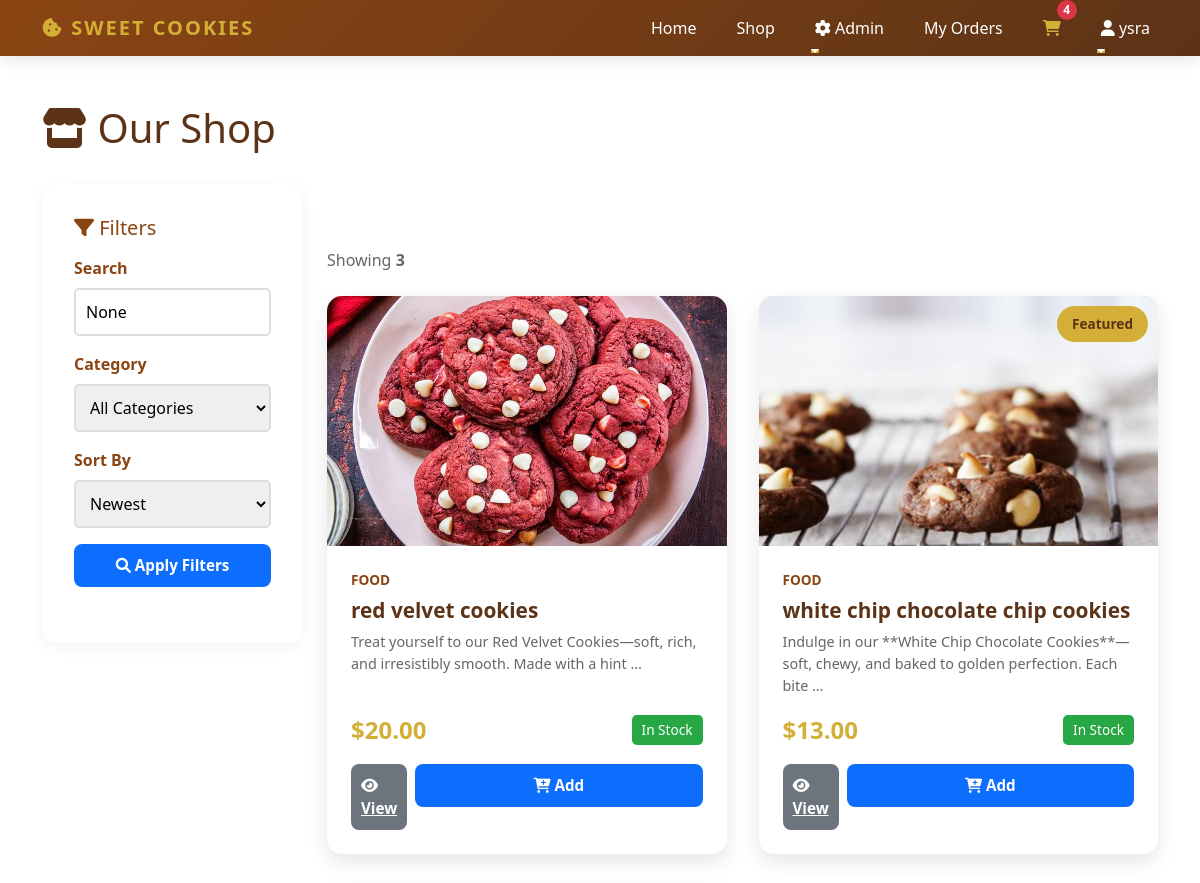
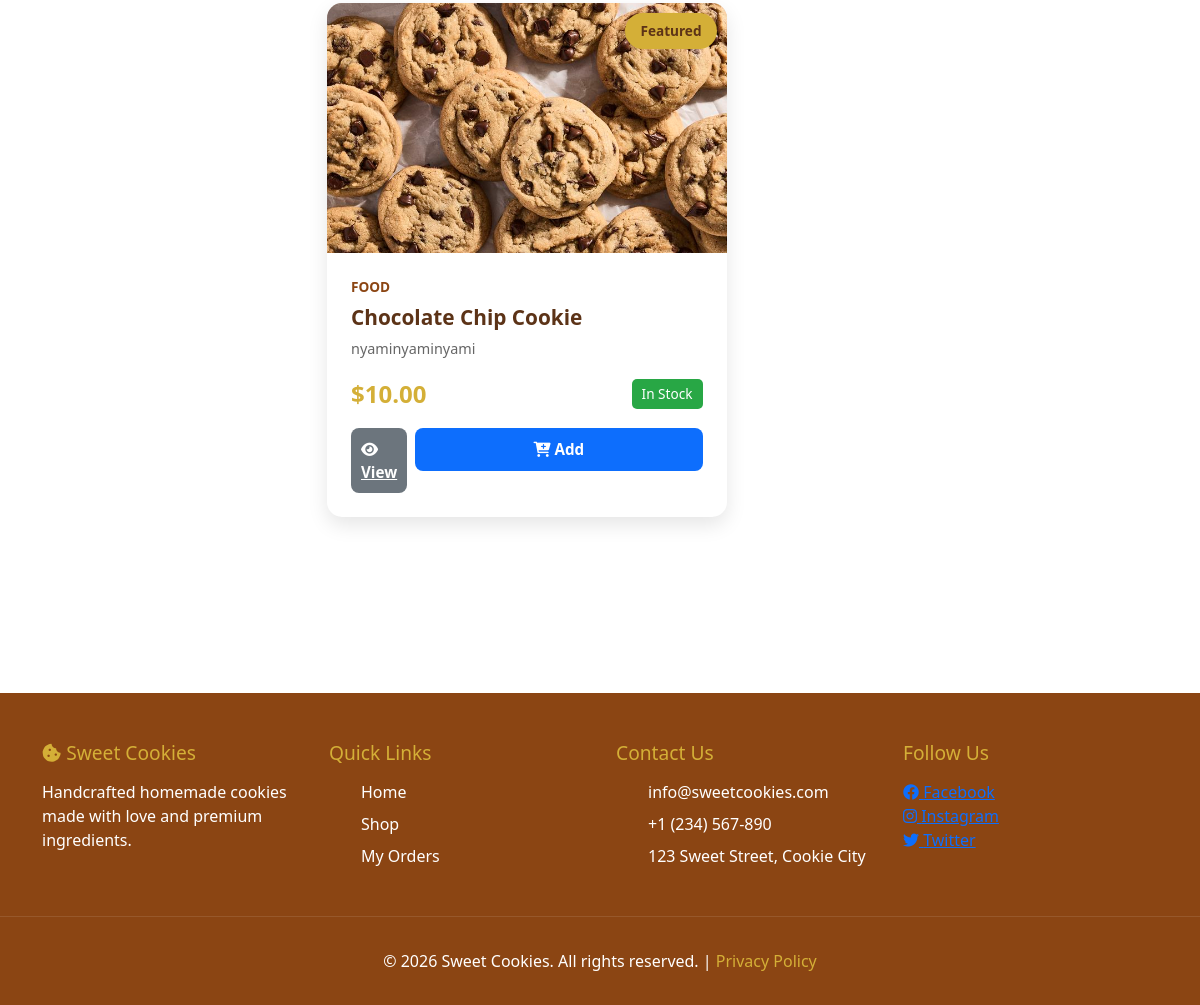
/shop/ (signed in), run on the app's committed database (2 pictures, top to bottom).
### homepage/models.py (models this page shows, shortened)
class Product(models.Model):
    SHAPE_CHOICES = (
        ('round', 'Round'),
        ('square', 'Square'),
        ('heart', 'Heart'),
        ('custom', 'Custom'),
    )
    name = models.CharField(max_length=200)
    category = models.ForeignKey(Category, on_delete=models.CASCADE, related_name='products')
    description = models.TextField()
    price = models.DecimalField(max_digits=10, decimal_places=2, validators=[MinValueValidator(Decimal('0.01'))])
    image = models.ImageField(upload_to='products/', blank=True, null=True)
    stock = models.IntegerField(default=0, validators=[MinValueValidator(0)])
    shape = models.CharField(max_length=20, choices=SHAPE_CHOICES, default='round')
    ingredients = models.TextField(help_text="List main ingredients")
    allergens = models.CharField(max_length=500, blank=True, help_text="e.g., Contains peanuts, dairy")
    created_at = models.DateTimeField(auto_now_add=True)
    updated_at = models.DateTimeField(auto_now=True)
    is_featured = models.BooleanField(default=False)
    class Meta:
        ordering = ['-created_at']
    @property
    def is_in_stock(self):
        return self.stock > 0

class Category(models.Model):
    name = models.CharField(max_length=200, unique=True)
    description = models.TextField(blank=True)
    class Meta:
        verbose_name_plural = 'Categories'

### homepage/views.py (the view)
# urls.py: path('shop/', views.shop, name='shop'),
def shop(request):
    products = Product.objects.all()
    categories = Category.objects.all()
    category_id = request.GET.get('category')
    if category_id:
        products = products.filter(category_id=category_id)
    sort_by = request.GET.get('sort', '-created_at')
    if sort_by in ['name', '-name', 'price', '-price', 'created_at', '-created_at']:
        products = products.order_by(sort_by)
    search_query = request.GET.get('search')
    if search_query:
        products = products.filter(name__icontains=search_query)
    context = {
        'products': products,
        'categories': categories,
        'selected_category': category_id,
        'search_query': search_query
    }
    return render(request, 'homepage/shop.html', context)

### homepage/models.py (called while the page is built)
    def get_item_count(self):
        return sum(item.quantity for item in self.items.all())

### homepage/templates/homepage/shop.html (shortened to what this page needs)
{% extends 'homepage/base.html' %}
{% load static %}
{% block content %}
    <div class="container my-5">
        <h1 style="color: #5C3317; margin-bottom: 2rem;">
            <i class="fas fa-store"></i> Our Shop
        </h1>
        <div class="row">
            <div class="col-md-3 mb-4">
                <div class="filter-section">
                    <h5 style="color: #8B4513; margin-bottom: 1rem;">
                        <i class="fas fa-filter"></i> Filters
                    </h5>
                    <form method="GET" action="{% url 'shop' %}" class="filter-group">
                        <label class="filter-label">Search</label>
                        <input type="text" name="search" class="filter-select" placeholder="Search cookies..." value="{{ search_query }}">
                        <label class="filter-label" style="margin-top: 1rem;">Category</label>
                        <select name="category" class="filter-select">
                            <option value="">All Categories</option>
                        </select>
                        <label class="filter-label" style="margin-top: 1rem;">Sort By</label>
                        <select name="sort" class="filter-select">
                            <option value="-created_at">Newest</option>
                        </select>
                        <button type="submit" class="btn-primary" style="width: 100%; margin-top: 1rem;">
                            <i class="fas fa-search"></i> Apply Filters
                        </button>
                    </form>
                </div>
            </div>
            <div class="col-md-9">
                {% if products %}
                    <div class="products-section">
                        <p style="color: #666; margin-bottom: 1.5rem;">
                            Showing <strong>{{ products.count }}</strong>
                        </p>
                        <div class="product-grid">
                            {% for product in products %}
                                <div class="product-card">
                                    <div class="product-image">
                                        {% if product.image %}
                                            <img src="{{ product.image.url }}" alt="{{ product.name }}">
                                        {% else %}
                                            <div style="width: 100%; height: 100%; display: flex; align-items: center; justify-content: center; font-size: 3rem; color: #8B4513;">
                                                <i class="fas fa-cookie-bite"></i>
                                            </div>
                                        {% endif %}
                                        {% if product.is_featured %}
                                            <span class="product-badge">Featured</span>
                                        {% endif %}
                                    </div>
                                    <div class="product-content">
                                        <small class="product-category">{{ product.category.name }}</small>
                                        <h3 class="product-name">{{ product.name }}</h3>
                                        <p class="product-description">{{ product.description|truncatewords:15 }}</p>
                                        <div class="product-info">
                                            <span class="product-price">${{ product.price }}</span>
                                            <span class="stock-status {% if not product.is_in_stock %}out-of-stock{% endif %}">
                                                {% if product.is_in_stock %}
                                                    In Stock
                                                {% else %}
                                                    Out of Stock
                                                {% endif %}
                                            </span>
                                        </div>
                                        <div class="product-actions">
                                            <a href="{% url 'product_detail' product.pk %}" class="btn-secondary">
                                                <i class="fas fa-eye"></i> View
                                            </a>
                                            {% if product.is_in_stock and user.is_authenticated %}
                                                <form method="POST" action="{% url 'add_to_cart' product.pk %}" style="width: 100%;">
                                                    <button type="submit" class="btn-primary" style="width: 100%;">
                                                        <i class="fas fa-cart-plus"></i> Add
                                                    </button>
                                                </form>
                                            {% endif %}
                                        </div>
                                    </div>
                                </div>
                            {% endfor %}
                        </div>
                    </div>
                {% endif %}
            </div>
        </div>
    </div>
{% endblock %}

### homepage/templates/homepage/base.html (shortened to what this page needs)
{% load static %}
<!DOCTYPE html>
<html lang="en">
<head>
    <link rel="stylesheet" href="{% static 'css/style.css' %}">
    <link rel="stylesheet" href="https://cdn.jsdelivr.net/npm/bootstrap@5.1.3/dist/css/bootstrap.min.css">
    <link rel="stylesheet" href="https://cdnjs.cloudflare.com/ajax/libs/font-awesome/6.0.0/css/all.min.css">
</head>
<body>
    <nav class="navbar navbar-expand-lg navbar-dark">
        <div class="container">
            <a class="navbar-brand" href="{% url 'home' %}">
                <i class="fas fa-cookie-bite"></i> Sweet Cookies
            </a>
            <div class="collapse navbar-collapse" id="navbarNav">
                <ul class="navbar-nav ms-auto">
                    <li class="nav-item">
                        <a class="nav-link" href="{% url 'home' %}">Home</a>
                    </li>
                    <li class="nav-item">
                        <a class="nav-link" href="{% url 'shop' %}">Shop</a>
                    </li>
                    {% if user.is_authenticated %}
                        {% if user.is_superuser or user.is_staff %}
                            <li class="nav-item dropdown">
                                <a class="nav-link dropdown-toggle" href="#" id="adminDropdown" role="button" data-bs-toggle="dropdown">
                                    <i class="fas fa-cog"></i> Admin
                                </a>
                            </li>
                        {% endif %}
                        <li class="nav-item">
                            <a class="nav-link" href="{% url 'my_orders' %}">My Orders</a>
                        </li>
                        <li class="nav-item">
                            <a class="nav-link cart-icon" href="{% url 'view_cart' %}">
                                <i class="fas fa-shopping-cart"></i>
                                {% with cart_count=request.user.cart.get_item_count %}
                                    {% if cart_count > 0 %}
                                        <span class="cart-count">{{ cart_count }}</span>
                                    {% endif %}
                                {% endwith %}
                            </a>
                        </li>
                        <li class="nav-item dropdown">
                            <a class="nav-link dropdown-toggle" href="#" id="userDropdown" role="button" data-bs-toggle="dropdown">
                                <i class="fas fa-user"></i> {{ user.username }}
                            </a>
                        </li>
                    {% endif %}
                </ul>
            </div>
        </div>
    </nav>
    <div class="main-content">
        {% block content %}{% endblock %}
    </div>
    <footer>
        <div class="container footer-content">
            <div class="footer-section">
                <h4><i class="fas fa-cookie-bite"></i> Sweet Cookies</h4>
                <p>Handcrafted homemade cookies made with love and premium ingredients.</p>
            </div>
            <div class="footer-section">
                <h4>Quick Links</h4>
                <ul class="footer-links">
                    <li><a href="{% url 'home' %}">Home</a></li>
                    <li><a href="{% url 'shop' %}">Shop</a></li>
                    <li><a href="{% url 'my_orders' %}">My Orders</a></li>
                </ul>
            </div>
            <div class="footer-section">
                <h4>Contact Us</h4>
                <ul class="footer-links">
                    <li><a href="mailto:info@sweetcookies.com">info@sweetcookies.com</a></li>
                    <li><a href="tel:+1234567890">+1 (234) 567-890</a></li>
                    <li>123 Sweet Street, Cookie City</li>
                </ul>
            </div>
            <div class="footer-section">
                <h4>Follow Us</h4>
                <div>
                    <a href="#" class="footer-links"><i class="fab fa-facebook"></i> Facebook</a><br>
                    <a href="#" class="footer-links"><i class="fab fa-instagram"></i> Instagram</a><br>
                    <a href="#" class="footer-links"><i class="fab fa-twitter"></i> Twitter</a>
                </div>
            </div>
        </div>
        <div class="footer-bottom">
            <p>&copy; 2026 Sweet Cookies. All rights reserved. | <a href="#" style="color: #D4AF37; text-decoration: none;">Privacy Policy</a></p>
        </div>
    </footer>
</body>
</html>

### data on the page
Product: image (picture), category.name "FOOD", name "red velvet cookies", description "Treat yourself to our Red Velvet Cookies—soft, rich, and irresistibly smooth. Made with a hint …", price "20.00", stock "In Stock"
Product: image (picture), is_featured "Featured", category.name "FOOD", name "white chip chocolate chip cookies", description "Indulge in our **White Chip Chocolate Cookies**—soft, chewy, and baked to golden perfection. Each bite …", price "13.00", stock "In Stock"
Product: image (picture), is_featured "Featured", category.name "FOOD", name "Chocolate Chip Cookie", description "nyaminyaminyami", price "10.00", stock "In Stock"

### other printed values
{{ cart_count }} "4"
{{ user.username }} "ysra"
{{ products.count }} "3"
